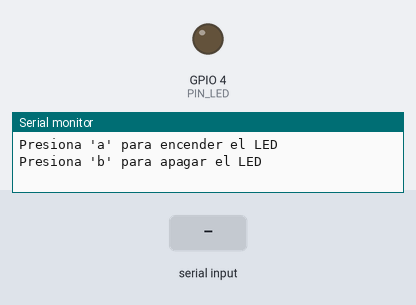
This sketch was run on a simulated ESP32. Shown: output pins drawn as LEDs (lit = HIGH), the last lines printed to the serial monitor. Inputs (shaded band) come from the test bench.

Above: at 1.2 s.
1.3 s: "a" received over Serial
At 2.1 s:
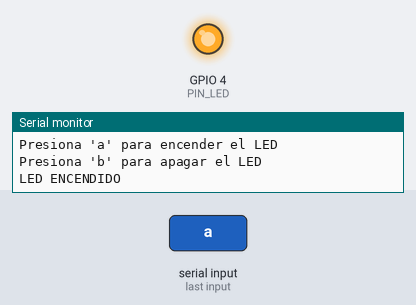
2.8 s: "b" received over Serial
At 3.2 s:
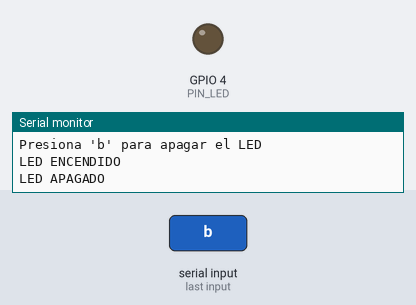
4.3 s: "A" received over Serial
At 5.5 s:
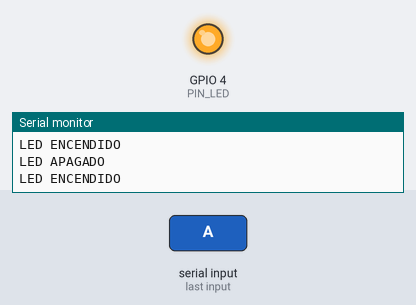
5.8 s: "B" received over Serial
At 6.7 s:
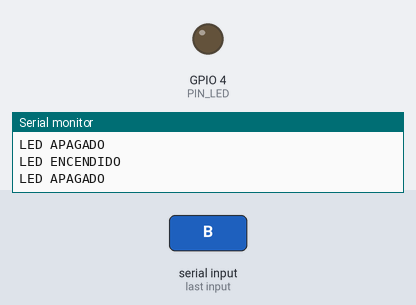
Timing chart, 0 to 8.3 s (numbered marks = the images above; inputs shaded):
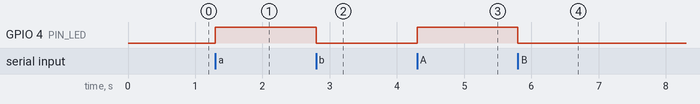

The sketch:

On_Off_Keyboard.ino
```cpp
/*
 * ════════════════════════════════════════════════════
 *  Control de LED por teclado Serial - ESP32
 *  Tecla 'a' → Enciende el LED
 *  Tecla 'b' → Apaga el LED
 *  Autor : Msc. Néstor Fabio Montoya Palacios
 *  Fecha : 2026
 *  Board : ESP32 Dev Module
 * ════════════════════════════════════════════════════
 */

const int PIN_LED = 4;

void setup() {
  Serial.begin(115200);
  pinMode(PIN_LED, OUTPUT);
  digitalWrite(PIN_LED, LOW);

  Serial.println("Presiona 'a' para encender el LED");
  Serial.println("Presiona 'b' para apagar el LED");
}

void loop() {

  if (Serial.available() > 0) {

    char tecla = Serial.read();

    if (tecla == 'a' || tecla == 'A') {
      digitalWrite(PIN_LED, HIGH);
      Serial.println("LED ENCENDIDO");

    } else if (tecla == 'b' || tecla == 'B') {
      digitalWrite(PIN_LED, LOW);
      Serial.println("LED APAGADO");
    }
  }
}
```

Measured:
- after the input at 1.3 s, GPIO 4 (PIN_LED): LOW → HIGH at once
- after the input at 2.8 s, GPIO 4 (PIN_LED): HIGH → LOW at once
- after the input at 4.3 s, GPIO 4 (PIN_LED): LOW → HIGH at once
- after the input at 5.8 s, GPIO 4 (PIN_LED): HIGH → LOW at once
